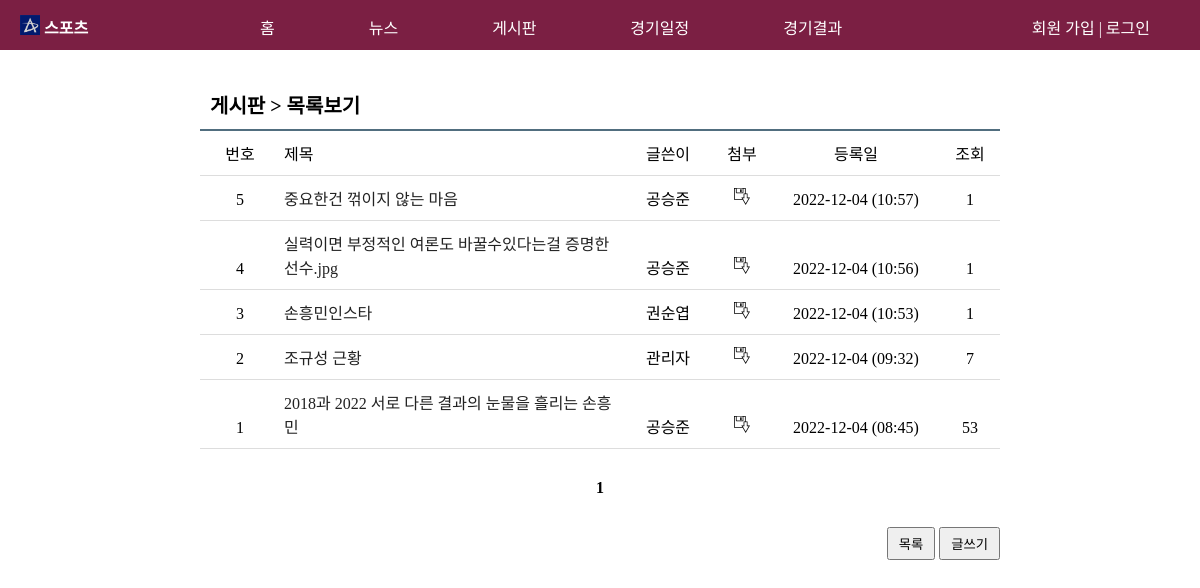
The page /board_list.php on the database its author committed.
### tables this page shows
CREATE TABLE `board` (
  `num` int(11) NOT NULL,
  `id` char(15) NOT NULL,
  `name` char(10) NOT NULL,
  `subject` char(200) NOT NULL,
  `content` mediumtext NOT NULL,
  `regist_day` char(20) NOT NULL,
  `hit` int(11) NOT NULL,
  `file_name` char(40) DEFAULT NULL,
  `file_type` char(40) DEFAULT NULL,
  `file_copied` char(40) DEFAULT NULL
);

### board_list.php (the view, shortened to what this page needs)
<!DOCTYPE html>
<html>
<head>
<link rel="stylesheet" type="text/css" href="./css/common2.css">
<link rel="stylesheet" type="text/css" href="./css/board.css">
</head>
<body>
<header>
    <?php include "header.php";?>
</header>
<section>
   	<div id="board_box">
	    <h3>
	    	게시판 > 목록보기
		</h3>
	    <ul id="board_list">
				<li>
					<span class="col1">번호</span>
					<span class="col2">제목</span>
					<span class="col3">글쓴이</span>
					<span class="col4">첨부</span>
					<span class="col5">등록일</span>
					<span class="col6">조회</span>
				</li>
<?php
	if (isset($_GET["page"]))
		$page = $_GET["page"];
	else
		$page = 1;
	$con = mysqli_connect("localhost", "root", "", "worldcup");
	$sql = "select * from board order by num desc";
	$result = mysqli_query($con, $sql);
					$total_record = mysqli_num_rows($result);
					$scale = 10;
					if ($total_record % $scale == 0)
						$total_page = floor($total_record/$scale);
					else
						$total_page = floor($total_record/$scale) + 1;
					$start = ($page - 1) * $scale;
					$number = $total_record - $start;
   for ($i = $start; $i < $start + $scale && $i < $total_record; $i++)
					{
						mysqli_data_seek($result, $i);
						$row = mysqli_fetch_array($result);
						$num = $row["num"];
						$name = $row["name"];
						$subject = $row["subject"];
    					$regist_day = $row["regist_day"];
    					$hit = $row["hit"];
    					if ($row["file_name"])
      						$file_image = "<img src='./img/file.gif'>";
    					else
      						$file_image = " ";
?>
				<li>
					<span class="col1"><?=$number?></span>
					<span class="col2"><a href="board_view.php?num=<?=$num?>&page=<?=$page?>"><?=$subject?></a></span>
					<span class="col3"><?=$name?></span>
					<span class="col4"><?=$file_image?></span>
					<span class="col5"><?=$regist_day?></span>
					<span class="col6"><?=$hit?></span>
				</li>
<?php
   	   $number--;
   }
?>
	    	</ul>
			<ul id="page_num">
<?php
	if ($total_page>=2 && $page >= 2)
	{
		$new_page = $page-1;
		echo "<li><a href='board_list.php?page=$new_page'>◀ 이전</a> </li>";
	}
	else
		echo "<li>&nbsp;</li>";
   	for ($i=1; $i<=$total_page; $i++)
   	{
		if ($page == $i)
		{
			echo "<li><b> $i </b></li>";
		}
		else
		{
			echo "<li><a href='board_list.php?page=$i'> $i </a><li>";
		}
   	}
   	if ($total_page>=2 && $page != $total_page)
   	{
		$new_page = $page+1;
		echo "<li> <a href='board_list.php?page=$new_page'>다음 ▶</a> </li>";
	}
	else
		echo "<li>&nbsp;</li>";
?>
			</ul>
			<ul class="buttons">
				<li><button onclick="location.href='board_list.php'">목록</button></li>
				<li>
<?php
    if($userid) {
?>
					<button onclick="location.href='board_form.php'">글쓰기</button>
<?php
	} else {
?>
					<a href="javascript:alert('로그인 후 이용해 주세요!')"><button>글쓰기</button></a>
<?php
	}
?>
				</li>
			</ul>
	</div>
</section>
</body>
</html>

### header.php (shortened to what this page needs)
<?php
    if (isset($_SESSION["userid"])) $userid = $_SESSION["userid"];
    else $userid = "";
    if (isset($_SESSION["username"])) $username = $_SESSION["username"];
    else $username = "";
?>
        <div id="top">
            <img src="anumark.jpg" width="20px" height="20px">
            <h3>
                <a href="index.php">&nbsp;스포츠</a>
            </h3>
            <ul id="top_menu">
            <?php if(!$userid) {?>
                <li><a href="member_form.php">회원 가입</a> </li>
                <li> | </li>
                <li><a href="login_form.php">로그인</a></li>
            <?php
                }
            ?>
            </ul>
            <div id="menu_bar">
                <ul>
                    <li><a href="index.php">홈</a></li>
                    <li><a href="newsboard_list.php">뉴스</a></li>
                    <li><a href="board_list.php">게시판</a></li>
                    <li><a href="schedule.php">경기일정</a></li>
                    <li><a href="result.php">경기결과</a></li>
                </ul>
            </div>
        </div>

### css/common2.css (style rules this page uses)
* { padding: 0; margin: 0; }
img { border: 0; }
ul { list-style-type: none; }
a { display: inline-block; text-decoration: none; }
a:link { color: #222222; }
#top { position: relative; width: 100%; height: 50px; background-color: #7B1F43; }
#top img { position: absolute; top: 15px; left: 20px; }
#top h3 { position: absolute; top: 15px; left: 40px; font-size: 16px; }
#top_menu { float: right; margin-top: 15px; margin-right: 50px; }
#top_menu li { display: inline; color: white; }
#menu_bar { height: 48px; font-size: 16px; }
#menu_bar ul { width: 1000px; margin: 0 auto; padding: 15px 0 0 140px; }
#menu_bar li { display: inline; margin-left: 90px; color: white; }
#top a:link { color: white; }

### css/board.css (style rules this page uses)
#board_box { position: relative; width: 800px; margin: 0 auto; }
#board_box h3 { margin-top: 30px; padding: 10px; border-bottom: solid 2px #516e7f; font-size: 20px; }
#board_box .buttons { text-align: right; margin: 20px 0 40px 0; }
#board_box .buttons li { display: inline; }
#board_box .buttons button { padding: 5px 10px; cursor: pointer; }
#board_list li { padding: 10px 0; border-bottom: solid 1px #dddddd; }
#board_list span { display: inline-block; text-align: center; }
#board_list .col1 { width: 80px; }
#board_list .col2 { width: 330px; text-align: left; }
#board_list .col3 { width: 100px; }
#board_list .col4 { width: 40px; }
#board_list .col5 { width: 180px; }
#board_list .col6 { width: 40px; }
#page_num { text-align: center; margin: 30px 0 }
#page_num li { display: inline; }
#board_box { width: 800px; margin: 0 auto; }

### rows shown on the page
board: subject "중요한건 꺾이지 않는 마음", name "공승준", regist_day "2022-12-04 (10:57)", hit "1"
board: subject "실력이면 부정적인 여론도 바꿀수있다는걸 증명한 선수.jpg", name "공승준", regist_day "2022-12-04 (10:56)", hit "1"
board: subject "손흥민인스타", name "권순엽", regist_day "2022-12-04 (10:53)", hit "1"
board: subject "조규성 근황", name "관리자", regist_day "2022-12-04 (09:32)", hit "7"
board: subject "2018과 2022 서로 다른 결과의 눈물을 흘리는 손흥민", name "공승준", regist_day "2022-12-04 (08:45)", hit "53"
